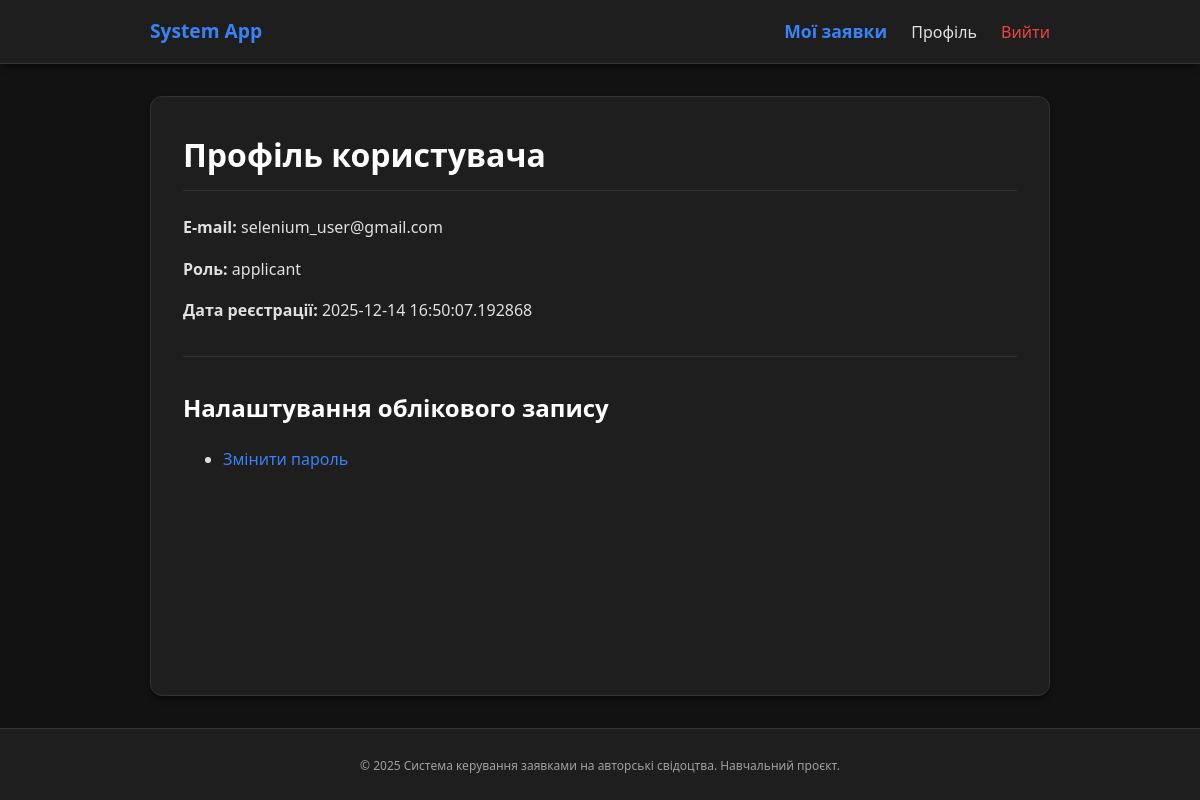
Screenshot of /profile (signed in) with the database file from the repository.
### models.py (models this page shows, shortened)
class User(db.Model):
    __tablename__ = 'users'
    id = db.Column(db.Integer, primary_key=True)
    email = db.Column(db.String(255), unique=True, nullable=False)
    password_hash = db.Column(db.String(255), nullable=False)
    role = db.Column(db.String(50), default="applicant")  # applicant, expert, admin, super_admin
    is_blocked = db.Column(db.Boolean, default=False)
    created_at = db.Column(db.DateTime, default=lambda: datetime.now(timezone.utc))

### auth_routes.py (the view)
    @app.route("/profile")
    @login_required
    def profile():
        return render_template("profile.html", user=g.user)

### app.py (called while the page is built)
@app.before_request
def load_logged_in_user():
    g.user = get_current_user()

### helpers.py (called while the page is built)
def get_current_user():
    user_id = session.get("user_id")
    if not user_id:
        return None
    return db.session.get(User, user_id)

def login_required(view_func):
    @wraps(view_func)
    def wrapped_view(**kwargs):
        if g.user is None:
            flash("Будь ласка, увійдіть у систему.", "warning")
            return redirect(url_for("login", next=request.path))
        return view_func(**kwargs)
    return wrapped_view

### templates/profile.html (shortened to what this page needs)
{% extends "base.html" %}
{% block content %}
<h1>Профіль користувача</h1>
<div>
    <p><strong>E-mail:</strong> {{ user.email }}</p>
    <p><strong>Роль:</strong> {{ user.role }}</p>
    <p><strong>Дата реєстрації:</strong> {{ user.created_at }}</p>
</div>
<hr>
<h2>Налаштування облікового запису</h2>
<ul>
    <li><a href="{{ url_for('change_password') }}">Змінити пароль</a></li>
</ul>
{% endblock %}

### static/style.css (style rules this page uses)
:root { --bg-body: #121212; --bg-card: #1e1e1e; --bg-input: #2d2d2d; --text-main: #e0e0e0; --text-muted: #a0a0a0; --primary: #3b82f6; --primary-hover: #2563eb; --danger: #ef4444; --danger-hover: #dc2626; --border: #333333; --shadow: 0 4px 6px -1px rgba(0, 0, 0, 0.5); }
* { box-sizing: border-box; }
body { font-family: 'Segoe UI', system-ui, sans-serif; margin: 0; background: var(--bg-body); color: var(--text-main); display: flex; flex-direction: column; min-height: 100vh; line-height: 1.6; }
h1, h2, h3 { color: #fff; margin-top: 0; }
h1 { margin-bottom: 1.5rem; border-bottom: 1px solid var(--border); padding-bottom: 10px; }
a { color: var(--primary); text-decoration: none; }
hr { border: 0; border-top: 1px solid var(--border); margin: 2rem 0; }

### rows the page displays
User: email "selenium_user@gmail.com", role "applicant", created_at "2025-12-14 16:50:07.192868"
